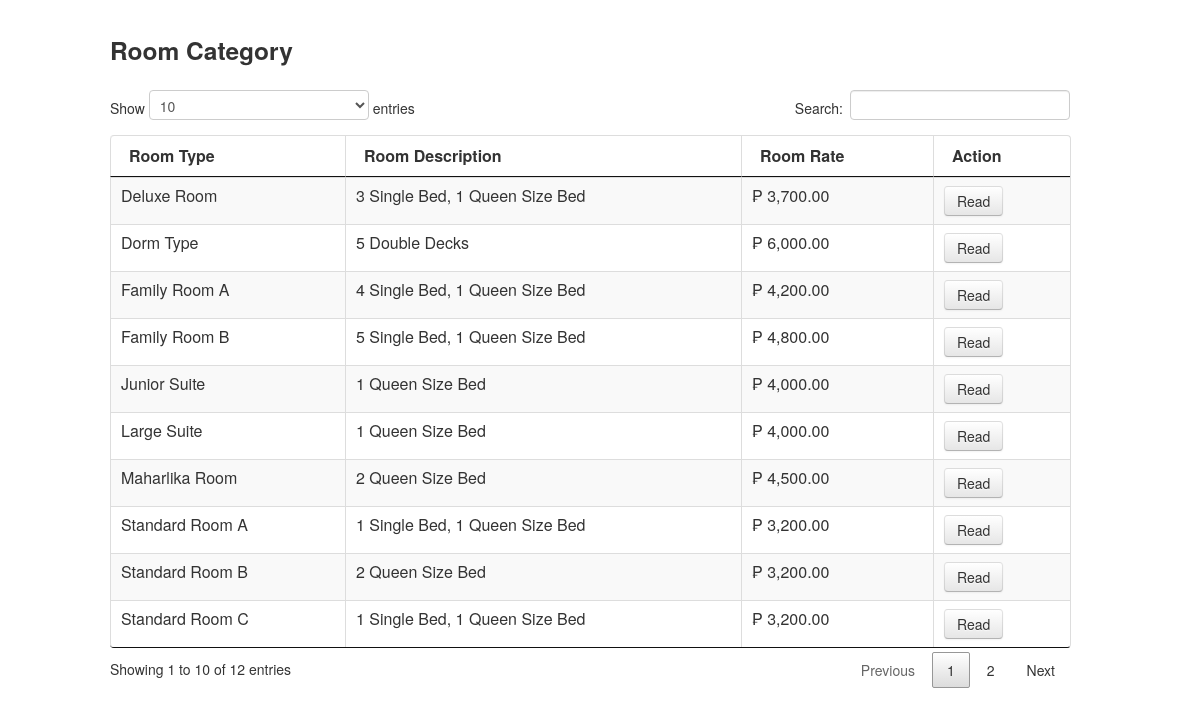
The app's page /function/index-roomcategory.php with its own data.
### tables this page shows
CREATE TABLE IF NOT EXISTS `roomcategory` (
  `id` int(5) NOT NULL,
  `roomType` varchar(30) NOT NULL,
  `bedConfiguration` varchar(50) NOT NULL,
  `capacity` int(10) NOT NULL,
  `roomRate` int(11) NOT NULL
);

### function/index-roomcategory.php (the view, shortened to what this page needs)
  <link   href="css/bootstrap.min.css" rel="stylesheet">
    <link   href="css/jquery.dataTables.min.css" rel="stylesheet">
    <div class="container">
            <div class="row">
            <h3>Room Category</h3>
            </div>
            <div class="row">
              <div class="table-responsive">
                <table id = "myTable" class="table table-striped table-bordered">
                      <thead>
                        <tr>
                          <th>Room Type</th>
              <th>Room Description</th>
                          <th>Room Rate</th>
                          <th>Action</th>
                        </tr>
                      </thead>
                      <tbody>
                      <?php
                       $qry = mysql_query("SELECT * FROM roomcategory ORDER BY id ASC");
                       while($row = mysql_fetch_array($qry)) {
                                echo '<tr>';
                  echo '<td>'. $row['roomType'] . '</td>';
                  echo '<td>'. $row['bedConfiguration'] . '</td>';
                  echo '<td>'. '&#x20b1; ' . number_format($row['roomRate'],2) . '</td>';
                  echo '<td>';
                  echo '<a class="btn" href="index-room.php?id='.$row['id'].'">Read</a>';
                  echo '</td>';
                  echo '</tr>';
                       }
                      ?>
                      </tbody>
                </table>
      </div>
        </div>
    </div>
  </body>
</html>

### records on screen
roomcategory: roomType "Family Room A", bedConfiguration "4 Single Bed, 1 Queen Size Bed", roomRate "4,200.00"
roomcategory: roomType "Family Room B", bedConfiguration "5 Single Bed, 1 Queen Size Bed", roomRate "4,800.00"
roomcategory: roomType "Standard Room A", bedConfiguration "1 Single Bed, 1 Queen Size Bed", roomRate "3,200.00"
roomcategory: roomType "Standard Room B", bedConfiguration "2 Queen Size Bed", roomRate "3,200.00"
roomcategory: roomType "Standard Room C", bedConfiguration "1 Single Bed, 1 Queen Size Bed", roomRate "3,200.00"
roomcategory: roomType "Deluxe Room", bedConfiguration "3 Single Bed, 1 Queen Size Bed", roomRate "3,700.00"
roomcategory: roomType "Maharlika Room", bedConfiguration "2 Queen Size Bed", roomRate "4,500.00"
roomcategory: roomType "Large Suite", bedConfiguration "1 Queen Size Bed", roomRate "4,000.00"
roomcategory: roomType "Junior Suite", bedConfiguration "1 Queen Size Bed", roomRate "4,000.00"
roomcategory: roomType "Dorm Type", bedConfiguration "5 Double Decks", roomRate "6,000.00"
